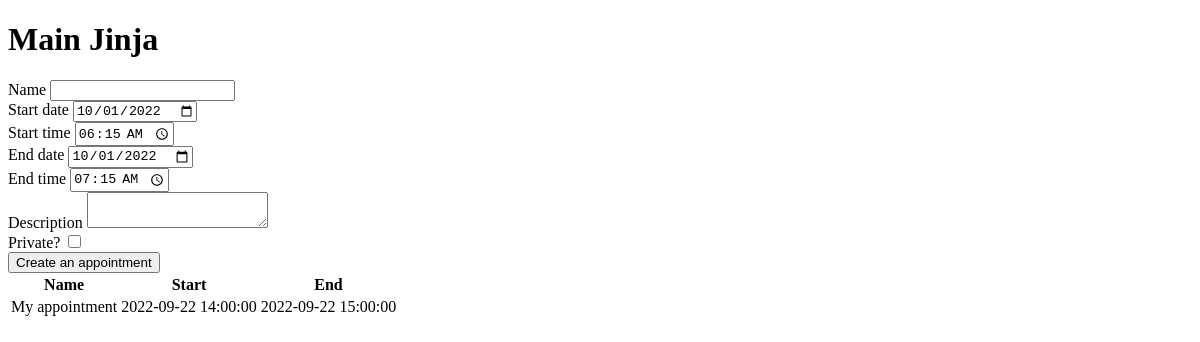
The page /hola/aa on the database as committed earlier.
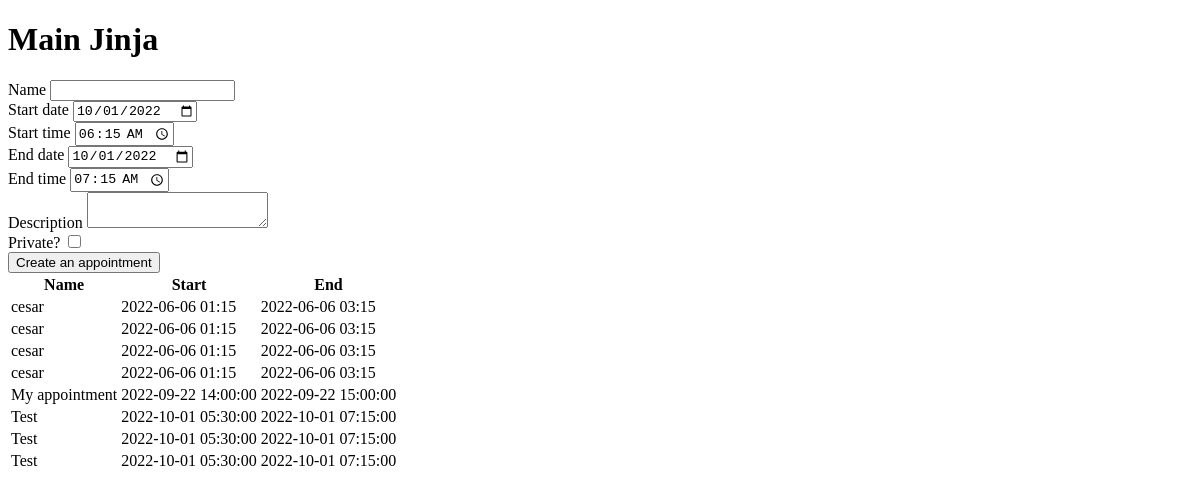
The same page on the database as committed later.
### tables this page shows
CREATE TABLE appointments (
id INTEGER PRIMARY KEY AUTOINCREMENT,
name VARCHAR(200) NOT NULL,
start_datetime TIMESTAMP NOT NULL,
end_datetime TIMESTAMP NOT NULL,
description TEXT NOT NULL,
private BOOLEAN NOT NULL);

### app/routes.py (the view, shortened to what this page needs)
@bp.route("/aa", methods=["GET", "POST"])
def main():
    form = AppointmentForm()
    with sqlite3.connect(DB_FILE) as conn:
        curs = conn.cursor()
        curs.execute('SELECT id, name, start_datetime, end_datetime FROM appointments ORDER BY start_datetime;')
        appointments = curs.fetchall()
    return render_template('main.html', rows=appointments, form=form)

### app/forms.py (shortened to what this page needs)
class AppointmentForm(FlaskForm):
    name = StringField("Name", v)
    start_date = DateField("Start date", v, **di)
    start_time = TimeField("Start time", v, **sti)
    end_date = DateField("End date", v, **di)
    end_time = TimeField("End time", v, **eti)
    description = TextAreaField("Description", v)
    private = BooleanField("Private?")
    submit = SubmitField("Create an appointment")

### app/forms.py (called while the page is built)
def next_block(delta=0):
    def time():
        now = datetime.now()
        return now - timedelta(minutes=now.minute % 15 - delta - 15,
                               seconds=now.second)
    return time

### app/templates/main.html (shortened to what this page needs)
<!DOCTYPE html>
<html lang="en">
<head>
</head>
<body>
    <h1>Main Jinja</h1>
    <section id="appointment-form">
        <form action="" method="post">
            <div class="form-row">{{ form.name.label }} {{ form.name }}</div>
            <div class="form-row">{{ form.start_date.label }} {{ form.start_date }}</div>
            <div class="form-row">{{ form.start_time.label }} {{ form.start_time }}</div>
            <div class="form-row">
                {{ form.end_date.label }} {{ form.end_date }}
            </div>
            <div class="form-row">{{ form.end_time.label }} {{ form.end_time }}</div>
            <div class="form-row">{{ form.description.label }} {{ form.description }}</div>
            <div class="form-row">{{ form.private.label }} {{ form.private }}</div>
            <div class="form-actions">{{ form.submit() }}</div>
        </form>
    </section>
    <table>
        <thead>
            <tr>
                <th>Name</th>
                <th>Start</th>
                <th>End</th>
            </tr>
        </thead>
        <tbody>
            {% for row in rows %}
            <tr>
                <td>{{row[1]}}</td>
                <td>{{row[2]}}</td>
                <td>{{row[3]}}</td>
            </tr>
            {% endfor %}
        </tbody>
    </table>
</body>
</html>

Rows that differ between the two databases and show on the page:
added appointments: name "cesar", start_datetime "2022-06-06 01:15", end_datetime "2022-06-06 03:15"
added appointments: name "cesar", start_datetime "2022-06-06 01:15", end_datetime "2022-06-06 03:15"
added appointments: name "cesar", start_datetime "2022-06-06 01:15", end_datetime "2022-06-06 03:15"
added appointments: name "cesar", start_datetime "2022-06-06 01:15", end_datetime "2022-06-06 03:15"
added appointments: name "Test", start_datetime "2022-10-01 05:30:00", end_datetime "2022-10-01 07:15:00"
added appointments: name "Test", start_datetime "2022-10-01 05:30:00", end_datetime "2022-10-01 07:15:00"
added appointments: name "Test", start_datetime "2022-10-01 05:30:00", end_datetime "2022-10-01 07:15:00"
